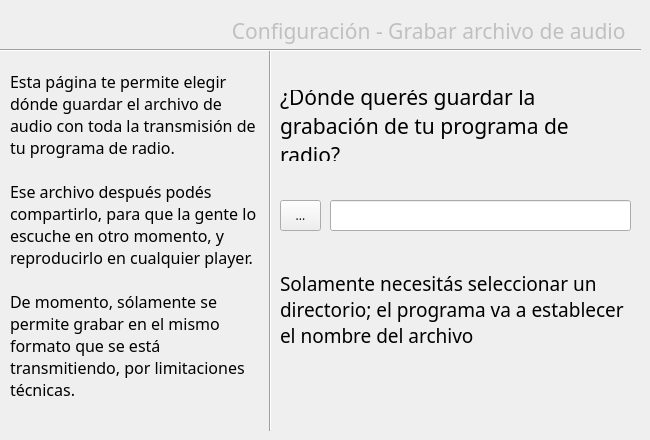
  <widget class="QWizardPage" name="PaginaConfiguracionGrabar">
   <property name="title">
    <string/>
   </property>
   <property name="subTitle">
    <string/>
   </property>
   <widget class="Line" name="line_10">
    <property name="geometry">
     <rect>
      <x>260</x>
      <y>50</y>
      <width>21</width>
      <height>381</height>
     </rect>
    </property>
    <property name="orientation">
     <enum>Qt::Vertical</enum>
    </property>
   </widget>
   <widget class="QLabel" name="LabelDescripcionGrabar">
    <property name="geometry">
     <rect>
      <x>10</x>
      <y>50</y>
      <width>251</width>
      <height>371</height>
     </rect>
    </property>
    <property name="font">
     <font>
      <family>Jura</family>
      <pointsize>12</pointsize>
     </font>
    </property>
    <property name="text">
     <string>Esta página te permite elegir dónde guardar el archivo de audio con toda la transmisión de tu programa de radio.

Ese archivo después podés compartirlo, para que la gente lo escuche en otro momento, y reproducirlo en cualquier player.

De momento, sólamente se permite grabar en el mismo formato que se está transmitiendo, por limitaciones técnicas.</string>
    </property>
    <property name="wordWrap">
     <bool>true</bool>
    </property>
   </widget>
   <widget class="QLabel" name="label_8">
    <property name="geometry">
     <rect>
      <x>280</x>
      <y>90</y>
      <width>351</width>
      <height>71</height>
     </rect>
    </property>
    <property name="font">
     <font>
      <family>Jura</family>
      <pointsize>16</pointsize>
      <weight>50</weight>
      <bold>false</bold>
     </font>
    </property>
    <property name="text">
     <string>¿Dónde querés guardar la grabación de tu programa de radio?</string>
    </property>
    <property name="wordWrap">
     <bool>true</bool>
    </property>
   </widget>
   <widget class="QLineEdit" name="TextPathGrabarArchivo">
    <property name="geometry">
     <rect>
      <x>330</x>
      <y>200</y>
      <width>301</width>
      <height>31</height>
     </rect>
    </property>
    <property name="font">
     <font>
      <family>Jura</family>
     </font>
    </property>
   </widget>
   <widget class="QToolButton" name="ButtonBrowseDir">
    <property name="geometry">
     <rect>
      <x>280</x>
      <y>200</y>
      <width>41</width>
      <height>31</height>
     </rect>
    </property>
    <property name="font">
     <font>
      <family>Jura</family>
     </font>
    </property>
    <property name="text">
     <string>...</string>
    </property>
   </widget>
   <widget class="QLabel" name="label_9">
    <property name="geometry">
     <rect>
      <x>280</x>
      <y>250</y>
      <width>351</width>
      <height>171</height>
     </rect>
    </property>
    <property name="font">
     <font>
      <family>Jura</family>
      <pointsize>14</pointsize>
     </font>
    </property>
    <property name="text">
     <string>Solamente necesitás seleccionar un directorio; el programa va a establecer el nombre del archivo

</string>
    </property>
    <property name="wordWrap">
     <bool>true</bool>
    </property>
   </widget>
   <widget class="QLabel" name="LabelSeleccione1_5">
    <property name="geometry">
     <rect>
      <x>0</x>
      <y>10</y>
      <width>631</width>
      <height>41</height>
     </rect>
    </property>
    <property name="palette">
     <palette>
      <active>
       <colorrole role="WindowText">
        <brush brushstyle="SolidPattern">
         <color alpha="50">
          <red>0</red>
          <green>0</green>
          <blue>0</blue>
         </color>
        </brush>
       </colorrole>
       <colorrole role="Button">
        <brush brushstyle="SolidPattern">
         <color alpha="255">
          <red>219</red>
          <green>255</green>
          <blue>231</blue>
         </color>
        </brush>
       </colorrole>
       <colorrole role="Light">
        <brush brushstyle="SolidPattern">
         <color alpha="255">
          <red>255</red>
          <green>255</green>
          <blue>255</blue>
         </color>
        </brush>
       </colorrole>
       <colorrole role="Midlight">
        <brush brushstyle="SolidPattern">
         <color alpha="255">
          <red>237</red>
          <green>255</green>
          <blue>243</blue>
         </color>
        </brush>
       </colorrole>
       <colorrole role="Dark">
        <brush brushstyle="SolidPattern">
         <color alpha="255">
          <red>109</red>
          <green>127</green>
          <blue>115</blue>
         </color>
        </brush>
       </colorrole>
       <colorrole role="Mid">
        <brush brushstyle="SolidPattern">
         <color alpha="255">
          <red>146</red>
          <green>170</green>
          <blue>154</blue>
         </color>
        </brush>
       </colorrole>
       <colorrole role="Text">
        <brush brushstyle="SolidPattern">
         <color alpha="255">
          <red>0</red>
          <green>0</green>
          <blue>0</blue>
         </color>
        </brush>
       </colorrole>
       <colorrole role="BrightText">
        <brush brushstyle="SolidPattern">
         <color alpha="255">
          <red>255</red>
          <green>255</green>
          <blue>255</blue>
         </color>
        </brush>
       </colorrole>
       <colorrole role="ButtonText">
        <brush brushstyle="SolidPattern">
         <color alpha="255">
          <red>0</red>
          <green>0</green>
          <blue>0</blue>
         </color>
        </brush>
       </colorrole>
       <colorrole role="Base">
        <brush brushstyle="SolidPattern">
         <color alpha="255">
          <red>255</red>
          <green>255</green>
          <blue>255</blue>
         </color>
        </brush>
       </colorrole>
       <colorrole role="Window">
        <brush brushstyle="SolidPattern">
         <color alpha="255">
          <red>219</red>
          <green>255</green>
          <blue>231</blue>
         </color>
        </brush>
       </colorrole>
       <colorrole role="Shadow">
        <brush brushstyle="SolidPattern">
         <color alpha="255">
          <red>0</red>
          <green>0</green>
          <blue>0</blue>
         </color>
        </brush>
       </colorrole>
       <colorrole role="AlternateBase">
        <brush brushstyle="SolidPattern">
         <color alpha="255">
          <red>237</red>
          <green>255</green>
          <blue>243</blue>
         </color>
        </brush>
       </colorrole>
       <colorrole role="ToolTipBase">
        <brush brushstyle="SolidPattern">
         <color alpha="255">
          <red>255</red>
          <green>255</green>
          <blue>220</blue>
         </color>
        </brush>
       </colorrole>
       <colorrole role="ToolTipText">
        <brush brushstyle="SolidPattern">
         <color alpha="255">
          <red>0</red>
          <green>0</green>
          <blue>0</blue>
         </color>
        </brush>
       </colorrole>
      </active>
      <inactive>
       <colorrole role="WindowText">
        <brush brushstyle="SolidPattern">
         <color alpha="50">
          <red>0</red>
          <green>0</green>
          <blue>0</blue>
         </color>
        </brush>
       </colorrole>
       <colorrole role="Button">
        <brush brushstyle="SolidPattern">
         <color alpha="255">
          <red>219</red>
          <green>255</green>
          <blue>231</blue>
         </color>
        </brush>
       </colorrole>
       <colorrole role="Light">
        <brush brushstyle="SolidPattern">
         <color alpha="255">
          <red>255</red>
          <green>255</green>
          <blue>255</blue>
         </color>
        </brush>
       </colorrole>
       <colorrole role="Midlight">
        <brush brushstyle="SolidPattern">
         <color alpha="255">
          <red>237</red>
          <green>255</green>
          <blue>243</blue>
         </color>
        </brush>
       </colorrole>
       <colorrole role="Dark">
        <brush brushstyle="SolidPattern">
         <color alpha="255">
          <red>109</red>
          <green>127</green>
          <blue>115</blue>
         </color>
        </brush>
       </colorrole>
       <colorrole role="Mid">
        <brush brushstyle="SolidPattern">
         <color alpha="255">
          <red>146</red>
          <green>170</green>
          <blue>154</blue>
         </color>
        </brush>
       </colorrole>
       <colorrole role="Text">
        <brush brushstyle="SolidPattern">
         <color alpha="255">
          <red>0</red>
          <green>0</green>
          <blue>0</blue>
         </color>
        </brush>
       </colorrole>
       <colorrole role="BrightText">
        <brush brushstyle="SolidPattern">
         <color alpha="255">
          <red>255</red>
          <green>255</green>
          <blue>255</blue>
         </color>
        </brush>
       </colorrole>
       <colorrole role="ButtonText">
        <brush brushstyle="SolidPattern">
         <color alpha="255">
          <red>0</red>
          <green>0</green>
          <blue>0</blue>
         </color>
        </brush>
       </colorrole>
       <colorrole role="Base">
        <brush brushstyle="SolidPattern">
         <color alpha="255">
          <red>255</red>
          <green>255</green>
          <blue>255</blue>
         </color>
        </brush>
       </colorrole>
       <colorrole role="Window">
        <brush brushstyle="SolidPattern">
         <color alpha="255">
          <red>219</red>
          <green>255</green>
          <blue>231</blue>
         </color>
        </brush>
       </colorrole>
       <colorrole role="Shadow">
        <brush brushstyle="SolidPattern">
         <color alpha="255">
          <red>0</red>
          <green>0</green>
          <blue>0</blue>
         </color>
        </brush>
       </colorrole>
       <colorrole role="AlternateBase">
        <brush brushstyle="SolidPattern">
         <color alpha="255">
          <red>237</red>
          <green>255</green>
          <blue>243</blue>
         </color>
        </brush>
       </colorrole>
       <colorrole role="ToolTipBase">
        <brush brushstyle="SolidPattern">
         <color alpha="255">
          <red>255</red>
          <green>255</green>
          <blue>220</blue>
         </color>
        </brush>
       </colorrole>
       <colorrole role="ToolTipText">
        <brush brushstyle="SolidPattern">
         <color alpha="255">
          <red>0</red>
          <green>0</green>
          <blue>0</blue>
         </color>
        </brush>
       </colorrole>
      </inactive>
      <disabled>
       <colorrole role="WindowText">
        <brush brushstyle="SolidPattern">
         <color alpha="255">
          <red>109</red>
          <green>127</green>
          <blue>115</blue>
         </color>
        </brush>
       </colorrole>
       <colorrole role="Button">
        <brush brushstyle="SolidPattern">
         <color alpha="255">
          <red>219</red>
          <green>255</green>
          <blue>231</blue>
         </color>
        </brush>
       </colorrole>
       <colorrole role="Light">
        <brush brushstyle="SolidPattern">
         <color alpha="255">
          <red>255</red>
          <green>255</green>
          <blue>255</blue>
         </color>
        </brush>
       </colorrole>
       <colorrole role="Midlight">
        <brush brushstyle="SolidPattern">
         <color alpha="255">
          <red>237</red>
          <green>255</green>
          <blue>243</blue>
         </color>
        </brush>
       </colorrole>
       <colorrole role="Dark">
        <brush brushstyle="SolidPattern">
         <color alpha="255">
          <red>109</red>
          <green>127</green>
          <blue>115</blue>
         </color>
        </brush>
       </colorrole>
       <colorrole role="Mid">
        <brush brushstyle="SolidPattern">
         <color alpha="255">
          <red>146</red>
          <green>170</green>
          <blue>154</blue>
         </color>
        </brush>
       </colorrole>
       <colorrole role="Text">
        <brush brushstyle="SolidPattern">
         <color alpha="255">
          <red>109</red>
          <green>127</green>
          <blue>115</blue>
         </color>
        </brush>
       </colorrole>
       <colorrole role="BrightText">
        <brush brushstyle="SolidPattern">
         <color alpha="255">
          <red>255</red>
          <green>255</green>
          <blue>255</blue>
         </color>
        </brush>
       </colorrole>
       <colorrole role="ButtonText">
        <brush brushstyle="SolidPattern">
         <color alpha="255">
          <red>109</red>
          <green>127</green>
          <blue>115</blue>
         </color>
        </brush>
       </colorrole>
       <colorrole role="Base">
        <brush brushstyle="SolidPattern">
         <color alpha="255">
          <red>219</red>
          <green>255</green>
          <blue>231</blue>
         </color>
        </brush>
       </colorrole>
       <colorrole role="Window">
        <brush brushstyle="SolidPattern">
         <color alpha="255">
          <red>219</red>
          <green>255</green>
          <blue>231</blue>
         </color>
        </brush>
       </colorrole>
       <colorrole role="Shadow">
        <brush brushstyle="SolidPattern">
         <color alpha="255">
          <red>0</red>
          <green>0</green>
          <blue>0</blue>
         </color>
        </brush>
       </colorrole>
       <colorrole role="AlternateBase">
        <brush brushstyle="SolidPattern">
         <color alpha="255">
          <red>219</red>
          <green>255</green>
          <blue>231</blue>
         </color>
        </brush>
       </colorrole>
       <colorrole role="ToolTipBase">
        <brush brushstyle="SolidPattern">
         <color alpha="255">
          <red>255</red>
          <green>255</green>
          <blue>220</blue>
         </color>
        </brush>
       </colorrole>
       <colorrole role="ToolTipText">
        <brush brushstyle="SolidPattern">
         <color alpha="255">
          <red>0</red>
          <green>0</green>
          <blue>0</blue>
         </color>
        </brush>
       </colorrole>
      </disabled>
     </palette>
    </property>
    <property name="font">
     <font>
      <family>Freak Turbulence BRK</family>
      <pointsize>16</pointsize>
      <weight>50</weight>
      <bold>false</bold>
      <underline>false</underline>
      <stylestrategy>PreferDefault</stylestrategy>
      <kerning>true</kerning>
     </font>
    </property>
    <property name="text">
     <string>Configuración - Grabar archivo de audio </string>
    </property>
    <property name="alignment">
     <set>Qt::AlignRight|Qt::AlignTrailing|Qt::AlignVCenter</set>
    </property>
   </widget>
   <widget class="Line" name="line_16">
    <property name="geometry">
     <rect>
      <x>0</x>
      <y>40</y>
      <width>641</width>
      <height>20</height>
     </rect>
    </property>
    <property name="orientation">
     <enum>Qt::Horizontal</enum>
    </property>
   </widget>
  </widget>
